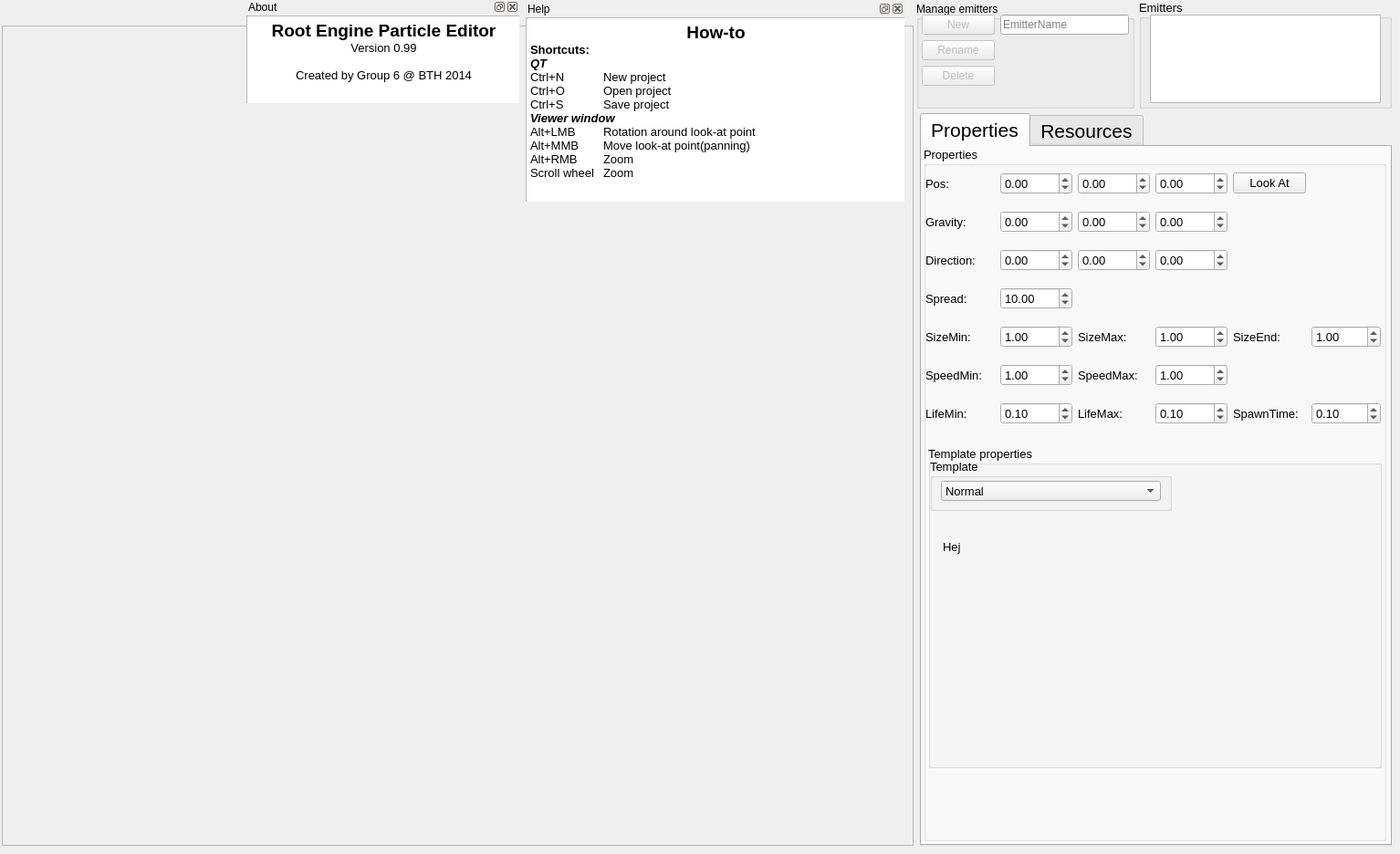
  <widget class="QWidget" name="centralWidget">
   <widget class="QTabWidget" name="tabWidget">
    <property name="geometry">
     <rect>
      <x>1008</x>
      <y>124</y>
      <width>517</width>
      <height>803</height>
     </rect>
    </property>
    <property name="font">
     <font>
      <pointsize>16</pointsize>
     </font>
    </property>
    <property name="tabShape">
     <enum>QTabWidget::Rounded</enum>
    </property>
    <property name="currentIndex">
     <number>0</number>
    </property>
    <property name="usesScrollButtons">
     <bool>true</bool>
    </property>
    <property name="documentMode">
     <bool>false</bool>
    </property>
    <property name="tabsClosable">
     <bool>false</bool>
    </property>
    <property name="movable">
     <bool>false</bool>
    </property>
    <widget class="QWidget" name="tabProperties">
     <attribute name="title">
      <string>Properties</string>
     </attribute>
     <widget class="QGroupBox" name="groupBox_3">
      <property name="geometry">
       <rect>
        <x>2</x>
        <y>0</y>
        <width>507</width>
        <height>761</height>
       </rect>
      </property>
      <property name="font">
       <font>
        <pointsize>10</pointsize>
       </font>
      </property>
      <property name="title">
       <string>Properties</string>
      </property>
      <widget class="QGroupBox" name="groupBox_5">
       <property name="geometry">
        <rect>
         <x>5</x>
         <y>328</y>
         <width>497</width>
         <height>353</height>
        </rect>
       </property>
       <property name="title">
        <string>Template properties</string>
       </property>
       <widget class="QStackedWidget" name="stackedWidget">
        <property name="geometry">
         <rect>
          <x>2</x>
          <y>74</y>
          <width>489</width>
          <height>355</height>
         </rect>
        </property>
        <property name="currentIndex">
         <number>0</number>
        </property>
        <widget class="QWidget" name="page">
         <widget class="QLabel" name="label_15">
          <property name="geometry">
           <rect>
            <x>14</x>
            <y>24</y>
            <width>61</width>
            <height>25</height>
           </rect>
          </property>
          <property name="text">
           <string>Hej</string>
          </property>
         </widget>
        </widget>
        <widget class="QWidget" name="page_3"/>
        <widget class="QWidget" name="page_4"/>
        <widget class="QWidget" name="page_5"/>
        <widget class="QWidget" name="page_2"/>
       </widget>
       <widget class="QGroupBox" name="groupBox_2">
        <property name="geometry">
         <rect>
          <x>2</x>
          <y>14</y>
          <width>265</width>
          <height>57</height>
         </rect>
        </property>
        <property name="font">
         <font>
          <pointsize>10</pointsize>
         </font>
        </property>
        <property name="title">
         <string>Template</string>
        </property>
        <widget class="QComboBox" name="templateComboBox">
         <property name="geometry">
          <rect>
           <x>12</x>
           <y>24</y>
           <width>241</width>
           <height>22</height>
          </rect>
         </property>
         <item>
          <property name="text">
           <string>Normal</string>
          </property>
         </item>
         <item>
          <property name="text">
           <string>Spiral</string>
          </property>
         </item>
         <item>
          <property name="text">
           <string>Vortex</string>
          </property>
         </item>
         <item>
          <property name="text">
           <string>Pulsing</string>
          </property>
         </item>
         <item>
          <property name="text">
           <string>Explosion</string>
          </property>
         </item>
        </widget>
       </widget>
      </widget>
      <widget class="QWidget" name="gridLayoutWidget">
       <property name="geometry">
        <rect>
         <x>2</x>
         <y>16</y>
         <width>499</width>
         <height>307</height>
        </rect>
       </property>
       <layout class="QGridLayout" name="gridLayout">
        <property name="sizeConstraint">
         <enum>QLayout::SetDefaultConstraint</enum>
        </property>
        <item row="9" column="1">
         <widget class="QLabel" name="label_7">
          <property name="text">
           <string>SpeedMin:</string>
          </property>
         </widget>
        </item>
        <item row="13" column="1">
         <widget class="QLabel" name="label_9">
          <property name="text">
           <string>LifeMin:</string>
          </property>
         </widget>
        </item>
        <item row="0" column="5">
         <widget class="QDoubleSpinBox" name="posSpinBoxY">
          <property name="minimum">
           <double>-1024.000000000000000</double>
          </property>
          <property name="maximum">
           <double>1024.000000000000000</double>
          </property>
          <property name="singleStep">
           <double>0.100000000000000</double>
          </property>
         </widget>
        </item>
        <item row="0" column="4">
         <widget class="QDoubleSpinBox" name="posSpinBoxX">
          <property name="minimum">
           <double>-1024.000000000000000</double>
          </property>
          <property name="maximum">
           <double>1024.000000000000000</double>
          </property>
          <property name="singleStep">
           <double>0.100000000000000</double>
          </property>
         </widget>
        </item>
        <item row="9" column="4">
         <widget class="QDoubleSpinBox" name="speedMinSpinBox">
          <property name="maximum">
           <double>1024.000000000000000</double>
          </property>
          <property name="singleStep">
           <double>0.100000000000000</double>
          </property>
          <property name="value">
           <double>1.000000000000000</double>
          </property>
         </widget>
        </item>
        <item row="5" column="1">
         <widget class="QLabel" name="label_2">
          <property name="text">
           <string>SizeMin:</string>
          </property>
         </widget>
        </item>
        <item row="0" column="1">
         <widget class="QLabel" name="label">
          <property name="text">
           <string>Pos:</string>
          </property>
         </widget>
        </item>
        <item row="0" column="6">
         <widget class="QDoubleSpinBox" name="posSpinBoxZ">
          <property name="minimum">
           <double>-1024.000000000000000</double>
          </property>
          <property name="maximum">
           <double>1024.000000000000000</double>
          </property>
          <property name="singleStep">
           <double>0.100000000000000</double>
          </property>
         </widget>
        </item>
        <item row="13" column="8">
         <widget class="QDoubleSpinBox" name="spawnTimeSpinBox">
          <property name="maximum">
           <double>1024.000000000000000</double>
          </property>
          <property name="singleStep">
           <double>0.010000000000000</double>
          </property>
          <property name="value">
           <double>0.100000000000000</double>
          </property>
         </widget>
        </item>
        <item row="13" column="5">
         <widget class="QLabel" name="label_10">
          <property name="text">
           <string>LifeMax:</string>
          </property>
         </widget>
        </item>
        <item row="13" column="7">
         <widget class="QLabel" name="label_17">
          <property name="text">
           <string>SpawnTime:</string>
          </property>
         </widget>
        </item>
        <item row="9" column="5">
         <widget class="QLabel" name="label_11">
          <property name="text">
           <string>SpeedMax:</string>
          </property>
         </widget>
        </item>
        <item row="1" column="5">
         <widget class="QDoubleSpinBox" name="gravitySpinBoxY">
          <property name="minimum">
           <double>-1024.000000000000000</double>
          </property>
          <property name="maximum">
           <double>1024.000000000000000</double>
          </property>
          <property name="singleStep">
           <double>0.100000000000000</double>
          </property>
         </widget>
        </item>
        <item row="2" column="1">
         <widget class="QLabel" name="label_8">
          <property name="text">
           <string>Direction:</string>
          </property>
         </widget>
        </item>
        <item row="1" column="6">
         <widget class="QDoubleSpinBox" name="gravitySpinBoxZ">
          <property name="minimum">
           <double>-1024.000000000000000</double>
          </property>
          <property name="maximum">
           <double>1024.000000000000000</double>
          </property>
          <property name="singleStep">
           <double>0.100000000000000</double>
          </property>
         </widget>
        </item>
        <item row="1" column="4">
         <widget class="QDoubleSpinBox" name="gravitySpinBoxX">
          <property name="minimum">
           <double>-1024.000000000000000</double>
          </property>
          <property name="maximum">
           <double>1024.000000000000000</double>
          </property>
          <property name="singleStep">
           <double>0.100000000000000</double>
          </property>
         </widget>
        </item>
        <item row="2" column="4">
         <widget class="QDoubleSpinBox" name="directionSpinBoxX">
          <property name="minimum">
           <double>-1024.000000000000000</double>
          </property>
          <property name="maximum">
           <double>1024.000000000000000</double>
          </property>
          <property name="value">
           <double>0.000000000000000</double>
          </property>
         </widget>
        </item>
        <item row="2" column="5">
         <widget class="QDoubleSpinBox" name="directionSpinBoxY">
          <property name="minimum">
           <double>-1024.000000000000000</double>
          </property>
          <property name="maximum">
           <double>1024.000000000000000</double>
          </property>
         </widget>
        </item>
        <item row="2" column="6">
         <widget class="QDoubleSpinBox" name="directionSpinBoxZ">
          <property name="minimum">
           <double>-1024.000000000000000</double>
          </property>
          <property name="maximum">
           <double>1024.000000000000000</double>
          </property>
         </widget>
        </item>
        <item row="5" column="5">
         <widget class="QLabel" name="label_12">
          <property name="text">
           <string>SizeMax:</string>
          </property>
         </widget>
        </item>
        <item row="5" column="6">
         <widget class="QDoubleSpinBox" name="sizeMaxSpinBoxX">
          <property name="maximum">
           <double>1024.000000000000000</double>
          </property>
          <property name="singleStep">
           <double>0.010000000000000</double>
          </property>
          <property name="value">
           <double>1.000000000000000</double>
          </property>
         </widget>
        </item>
        <item row="5" column="7">
         <widget class="QLabel" name="label_3">
          <property name="text">
           <string>SizeEnd:</string>
          </property>
         </widget>
        </item>
        <item row="5" column="8">
         <widget class="QDoubleSpinBox" name="sizeEndSpinBoxX">
          <property name="maximum">
           <double>1024.000000000000000</double>
          </property>
          <property name="singleStep">
           <double>0.010000000000000</double>
          </property>
          <property name="value">
           <double>1.000000000000000</double>
          </property>
         </widget>
        </item>
        <item row="1" column="1">
         <widget class="QLabel" name="label_6">
          <property name="text">
           <string>Gravity:</string>
          </property>
         </widget>
        </item>
        <item row="3" column="1">
         <widget class="QLabel" name="label_13">
          <property name="text">
           <string>Spread:</string>
          </property>
         </widget>
        </item>
        <item row="3" column="4">
         <widget class="QDoubleSpinBox" name="spreadSpinBox">
          <property name="minimum">
           <double>-1024.000000000000000</double>
          </property>
          <property name="maximum">
           <double>1024.000000000000000</double>
          </property>
          <property name="singleStep">
           <double>0.100000000000000</double>
          </property>
          <property name="value">
           <double>10.000000000000000</double>
          </property>
         </widget>
        </item>
        <item row="5" column="4">
         <widget class="QDoubleSpinBox" name="sizeMinSpinBoxX">
          <property name="minimum">
           <double>0.000000000000000</double>
          </property>
          <property name="maximum">
           <double>1024.000000000000000</double>
          </property>
          <property name="singleStep">
           <double>0.010000000000000</double>
          </property>
          <property name="value">
           <double>1.000000000000000</double>
          </property>
         </widget>
        </item>
        <item row="13" column="4">
         <widget class="QDoubleSpinBox" name="lifeTimeMinSpinBox">
          <property name="maximum">
           <double>1024.000000000000000</double>
          </property>
          <property name="value">
           <double>0.100000000000000</double>
          </property>
         </widget>
        </item>
        <item row="9" column="6">
         <widget class="QDoubleSpinBox" name="speedMaxSpinBox">
          <property name="maximum">
           <double>1024.000000000000000</double>
          </property>
          <property name="singleStep">
           <double>0.100000000000000</double>
          </property>
          <property name="value">
           <double>1.000000000000000</double>
          </property>
         </widget>
        </item>
        <item row="13" column="6">
         <widget class="QDoubleSpinBox" name="lifeTimeMaxSpinBox">
          <property name="maximum">
           <double>1024.000000000000000</double>
          </property>
          <property name="value">
           <double>0.100000000000000</double>
          </property>
         </widget>
        </item>
        <item row="0" column="7">
         <widget class="QPushButton" name="focusButton">
          <property name="text">
           <string>Look At</string>
          </property>
         </widget>
        </item>
       </layout>
      </widget>
     </widget>
    </widget>
    <widget class="QWidget" name="tab_2">
     <attribute name="title">
      <string>Resources</string>
     </attribute>
     <widget class="QWidget" name="gridLayoutWidget_2">
      <property name="geometry">
       <rect>
        <x>7</x>
        <y>5</y>
        <width>501</width>
        <height>37</height>
       </rect>
      </property>
      <layout class="QGridLayout" name="gridLayout_2">
       <item row="0" column="0">
        <widget class="QLabel" name="label_16">
         <property name="font">
          <font>
           <pointsize>10</pointsize>
          </font>
         </property>
         <property name="text">
          <string>Texture:</string>
         </property>
        </widget>
       </item>
       <item row="0" column="2">
        <widget class="QLineEdit" name="textureEmitterLineEdit">
         <property name="font">
          <font>
           <pointsize>10</pointsize>
          </font>
         </property>
         <property name="readOnly">
          <bool>true</bool>
         </property>
        </widget>
       </item>
      </layout>
     </widget>
     <widget class="QTreeView" name="textureTreeView">
      <property name="geometry">
       <rect>
        <x>8</x>
        <y>52</y>
        <width>497</width>
        <height>597</height>
       </rect>
      </property>
     </widget>
    </widget>
   </widget>
   <widget class="QGroupBox" name="groupBox">
    <property name="geometry">
     <rect>
      <x>1248</x>
      <y>0</y>
      <width>277</width>
      <height>119</height>
     </rect>
    </property>
    <property name="font">
     <font>
      <pointsize>10</pointsize>
     </font>
    </property>
    <property name="title">
     <string>Emitters</string>
    </property>
    <widget class="QListWidget" name="listWidget">
     <property name="geometry">
      <rect>
       <x>12</x>
       <y>16</y>
       <width>253</width>
       <height>97</height>
      </rect>
     </property>
    </widget>
   </widget>
   <widget class="QFrame" name="frame">
    <property name="geometry">
     <rect>
      <x>2</x>
      <y>28</y>
      <width>999</width>
      <height>899</height>
     </rect>
    </property>
    <property name="frameShape">
     <enum>QFrame::StyledPanel</enum>
    </property>
    <property name="frameShadow">
     <enum>QFrame::Raised</enum>
    </property>
   </widget>
   <widget class="QGroupBox" name="groupBox_6">
    <property name="geometry">
     <rect>
      <x>1004</x>
      <y>2</y>
      <width>239</width>
      <height>117</height>
     </rect>
    </property>
    <property name="title">
     <string>Manage emitters</string>
    </property>
    <widget class="QWidget" name="formLayoutWidget">
     <property name="geometry">
      <rect>
       <x>6</x>
       <y>14</y>
       <width>227</width>
       <height>99</height>
      </rect>
     </property>
     <layout class="QFormLayout" name="formLayout">
      <item row="0" column="0">
       <widget class="QPushButton" name="newEmitterButton">
        <property name="enabled">
         <bool>false</bool>
        </property>
        <property name="text">
         <string>New</string>
        </property>
        <property name="shortcut">
         <string>Ctrl+N</string>
        </property>
       </widget>
      </item>
      <item row="1" column="0">
       <widget class="QPushButton" name="renameEmitterButton">
        <property name="enabled">
         <bool>false</bool>
        </property>
        <property name="text">
         <string>Rename</string>
        </property>
       </widget>
      </item>
      <item row="2" column="0">
       <widget class="QPushButton" name="deleteEmitterButton">
        <property name="enabled">
         <bool>false</bool>
        </property>
        <property name="text">
         <string>Delete</string>
        </property>
       </widget>
      </item>
      <item row="0" column="1">
       <widget class="QLineEdit" name="nameEmitterLineEdit">
        <property name="placeholderText">
         <string>EmitterName</string>
        </property>
       </widget>
      </item>
     </layout>
    </widget>
   </widget>
   <widget class="QDockWidget" name="aboutWidget">
    <property name="geometry">
     <rect>
      <x>268</x>
      <y>-2</y>
      <width>301</width>
      <height>115</height>
     </rect>
    </property>
    <property name="floating">
     <bool>true</bool>
    </property>
    <property name="features">
     <set>QDockWidget::DockWidgetClosable|QDockWidget::DockWidgetFloatable</set>
    </property>
    <property name="allowedAreas">
     <set>Qt::NoDockWidgetArea</set>
    </property>
    <property name="windowTitle">
     <string>About</string>
    </property>
    <widget class="QWidget" name="dockWidgetContents_2">
     <widget class="QTextBrowser" name="textBrowser">
      <property name="geometry">
       <rect>
        <x>2</x>
        <y>0</y>
        <width>301</width>
        <height>131</height>
       </rect>
      </property>
      <property name="html">
       <string>&lt;!DOCTYPE HTML PUBLIC &quot;-//W3C//DTD HTML 4.0//EN&quot; &quot;http://www.w3.org/TR/REC-html40/strict.dtd&quot;&gt;
&lt;html&gt;&lt;head&gt;&lt;meta name=&quot;qrichtext&quot; content=&quot;1&quot; /&gt;&lt;style type=&quot;text/css&quot;&gt;
p, li { white-space: pre-wrap; }
&lt;/style&gt;&lt;/head&gt;&lt;body style=&quot; font-family:'MS Shell Dlg 2'; font-size:8.25pt; font-weight:400; font-style:normal;&quot;&gt;
&lt;p align=&quot;center&quot; style=&quot; margin-top:0px; margin-bottom:0px; margin-left:0px; margin-right:0px; -qt-block-indent:0; text-indent:0px;&quot;&gt;&lt;span style=&quot; font-size:14pt; font-weight:600;&quot;&gt;Root Engine Particle Editor&lt;/span&gt;&lt;/p&gt;
&lt;p align=&quot;center&quot; style=&quot; margin-top:0px; margin-bottom:0px; margin-left:0px; margin-right:0px; -qt-block-indent:0; text-indent:0px;&quot;&gt;&lt;span style=&quot; font-size:10pt;&quot;&gt;Version 0.99&lt;/span&gt;&lt;/p&gt;
&lt;p align=&quot;center&quot; style=&quot;-qt-paragraph-type:empty; margin-top:0px; margin-bottom:0px; margin-left:0px; margin-right:0px; -qt-block-indent:0; text-indent:0px; font-size:10pt;&quot;&gt;&lt;br /&gt;&lt;/p&gt;
&lt;p align=&quot;center&quot; style=&quot; margin-top:0px; margin-bottom:0px; margin-left:0px; margin-right:0px; -qt-block-indent:0; text-indent:0px;&quot;&gt;&lt;span style=&quot; font-size:10pt;&quot;&gt;Created by Group 6 @ BTH 2014&lt;/span&gt;&lt;/p&gt;&lt;/body&gt;&lt;/html&gt;</string>
      </property>
     </widget>
    </widget>
   </widget>
   <widget class="QDockWidget" name="helpWidget">
    <property name="geometry">
     <rect>
      <x>574</x>
      <y>0</y>
      <width>417</width>
      <height>221</height>
     </rect>
    </property>
    <property name="floating">
     <bool>true</bool>
    </property>
    <property name="features">
     <set>QDockWidget::DockWidgetClosable|QDockWidget::DockWidgetFloatable</set>
    </property>
    <property name="allowedAreas">
     <set>Qt::NoDockWidgetArea</set>
    </property>
    <property name="windowTitle">
     <string>Help</string>
    </property>
    <widget class="QWidget" name="dockWidgetContents_6">
     <widget class="QTextBrowser" name="textBrowser_2">
      <property name="geometry">
       <rect>
        <x>2</x>
        <y>0</y>
        <width>417</width>
        <height>235</height>
       </rect>
      </property>
      <property name="html">
       <string>&lt;!DOCTYPE HTML PUBLIC &quot;-//W3C//DTD HTML 4.0//EN&quot; &quot;http://www.w3.org/TR/REC-html40/strict.dtd&quot;&gt;
&lt;html&gt;&lt;head&gt;&lt;meta name=&quot;qrichtext&quot; content=&quot;1&quot; /&gt;&lt;style type=&quot;text/css&quot;&gt;
p, li { white-space: pre-wrap; }
&lt;/style&gt;&lt;/head&gt;&lt;body style=&quot; font-family:'MS Shell Dlg 2'; font-size:8.25pt; font-weight:400; font-style:normal;&quot;&gt;
&lt;p align=&quot;center&quot; style=&quot; margin-top:0px; margin-bottom:0px; margin-left:0px; margin-right:0px; -qt-block-indent:0; text-indent:0px;&quot;&gt;&lt;span style=&quot; font-size:14pt; font-weight:600;&quot;&gt;How-to&lt;/span&gt;&lt;/p&gt;
&lt;p style=&quot; margin-top:0px; margin-bottom:0px; margin-left:0px; margin-right:0px; -qt-block-indent:0; text-indent:0px;&quot;&gt;&lt;span style=&quot; font-size:10pt; font-weight:600;&quot;&gt;Shortcuts:&lt;/span&gt;&lt;/p&gt;
&lt;p style=&quot; margin-top:0px; margin-bottom:0px; margin-left:0px; margin-right:0px; -qt-block-indent:0; text-indent:0px;&quot;&gt;&lt;span style=&quot; font-size:10pt; font-weight:600; font-style:italic;&quot;&gt;QT&lt;/span&gt;&lt;/p&gt;
&lt;p style=&quot; margin-top:0px; margin-bottom:0px; margin-left:0px; margin-right:0px; -qt-block-indent:0; text-indent:0px;&quot;&gt;&lt;span style=&quot; font-size:10pt;&quot;&gt;Ctrl+N 	New project&lt;/span&gt;&lt;/p&gt;
&lt;p style=&quot; margin-top:0px; margin-bottom:0px; margin-left:0px; margin-right:0px; -qt-block-indent:0; text-indent:0px;&quot;&gt;&lt;span style=&quot; font-size:10pt;&quot;&gt;Ctrl+O  	Open project&lt;/span&gt;&lt;/p&gt;
&lt;p style=&quot; margin-top:0px; margin-bottom:0px; margin-left:0px; margin-right:0px; -qt-block-indent:0; text-indent:0px;&quot;&gt;&lt;span style=&quot; font-size:10pt;&quot;&gt;Ctrl+S  	Save project&lt;/span&gt;&lt;/p&gt;
&lt;p style=&quot; margin-top:0px; margin-bottom:0px; margin-left:0px; margin-right:0px; -qt-block-indent:0; text-indent:0px;&quot;&gt;&lt;span style=&quot; font-size:10pt; font-weight:600; font-style:italic;&quot;&gt;Viewer window&lt;/span&gt;&lt;/p&gt;
&lt;p style=&quot; margin-top:0px; margin-bottom:0px; margin-left:0px; margin-right:0px; -qt-block-indent:0; text-indent:0px;&quot;&gt;&lt;span style=&quot; font-size:10pt;&quot;&gt;Alt+LMB  	Rotation around look-at point&lt;/span&gt;&lt;/p&gt;
&lt;p style=&quot; margin-top:0px; margin-bottom:0px; margin-left:0px; margin-right:0px; -qt-block-indent:0; text-indent:0px;&quot;&gt;&lt;span style=&quot; font-size:10pt;&quot;&gt;Alt+MMB  	Move look-at point(panning)&lt;/span&gt;&lt;/p&gt;
&lt;p style=&quot; margin-top:0px; margin-bottom:0px; margin-left:0px; margin-right:0px; -qt-block-indent:0; text-indent:0px;&quot;&gt;&lt;span style=&quot; font-size:10pt;&quot;&gt;Alt+RMB  	Zoom&lt;/span&gt;&lt;/p&gt;
&lt;p style=&quot; margin-top:0px; margin-bottom:0px; margin-left:0px; margin-right:0px; -qt-block-indent:0; text-indent:0px;&quot;&gt;&lt;span style=&quot; font-size:10pt;&quot;&gt;Scroll wheel 	Zoom&lt;/span&gt;&lt;/p&gt;
&lt;p align=&quot;center&quot; style=&quot;-qt-paragraph-type:empty; margin-top:0px; margin-bottom:0px; margin-left:0px; margin-right:0px; -qt-block-indent:0; text-indent:0px; font-size:10pt;&quot;&gt;&lt;br /&gt;&lt;/p&gt;&lt;/body&gt;&lt;/html&gt;</string>
      </property>
     </widget>
    </widget>
   </widget>
  </widget>
